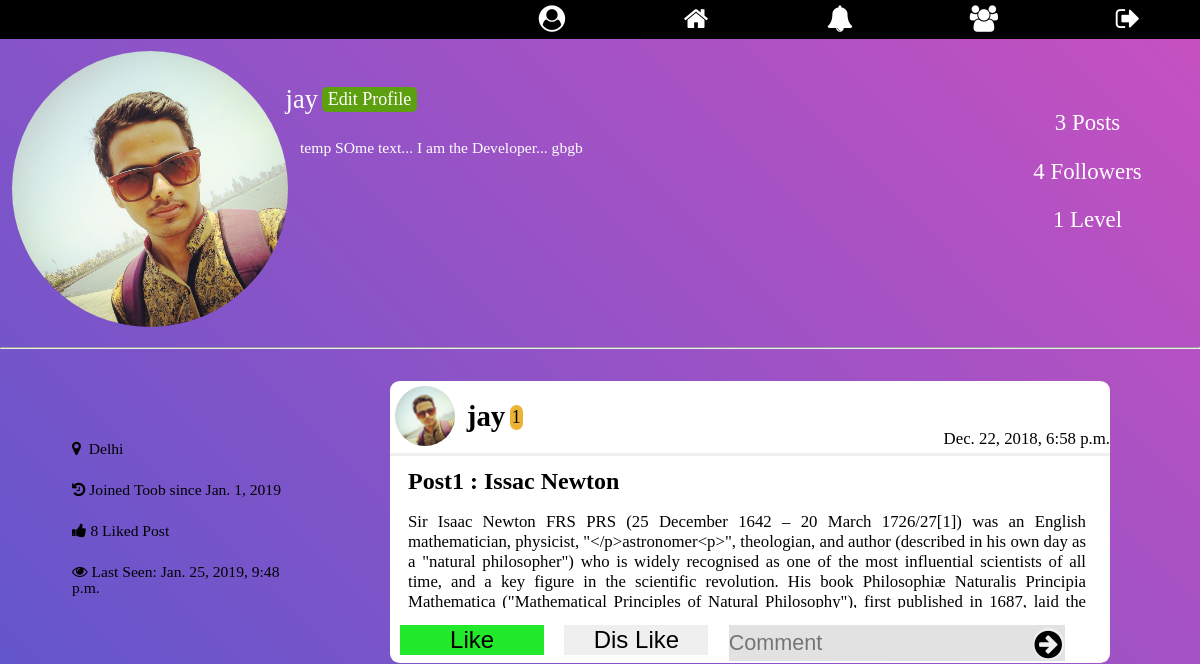
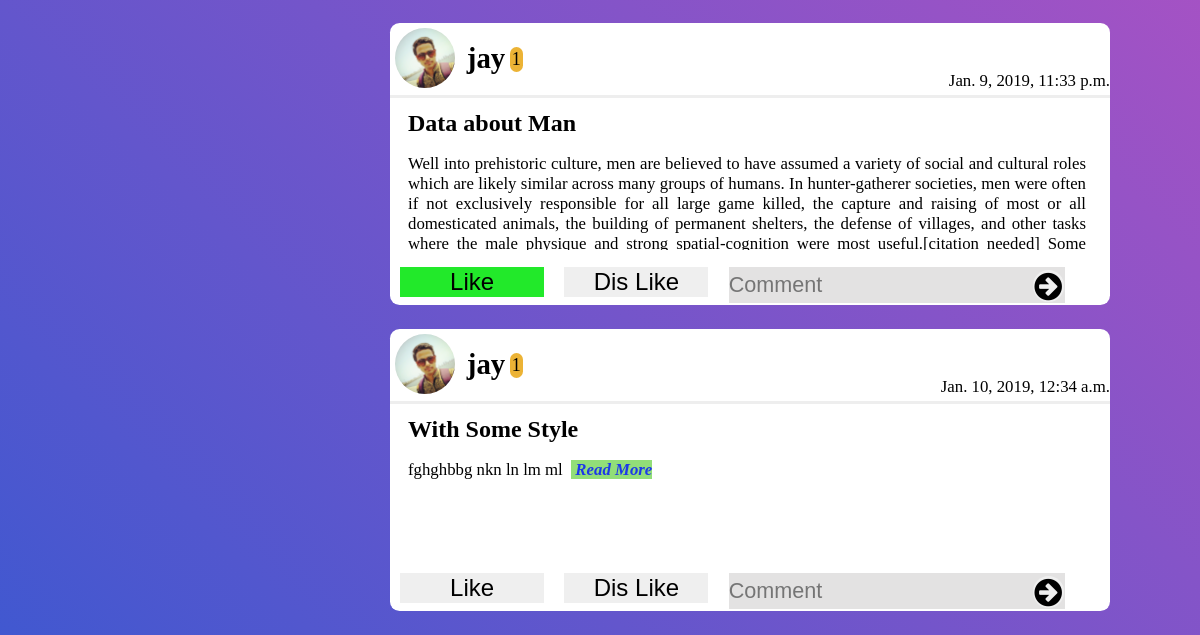
/profile/2/ (signed in), run on an earlier commit of the app's database (2 pictures, top to bottom).
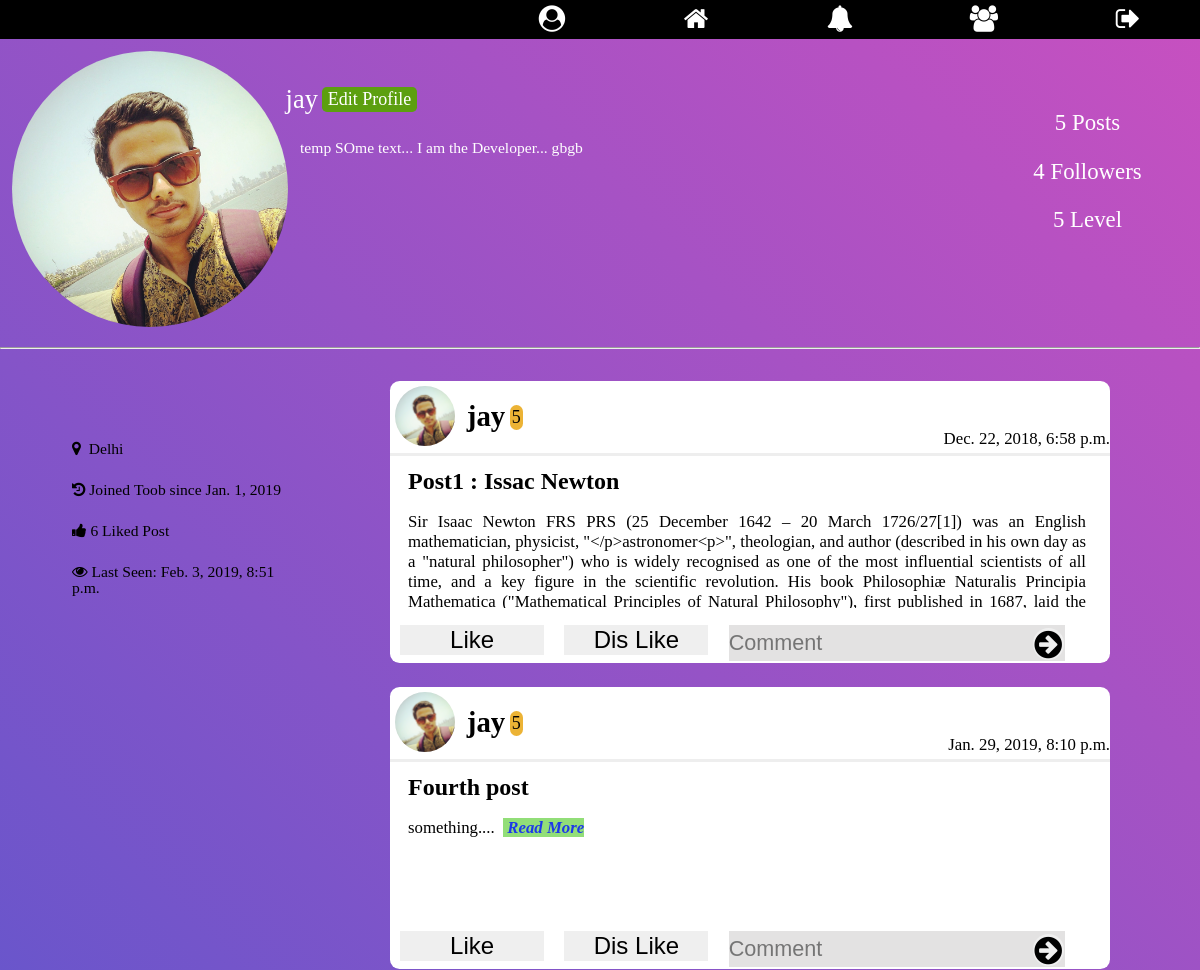
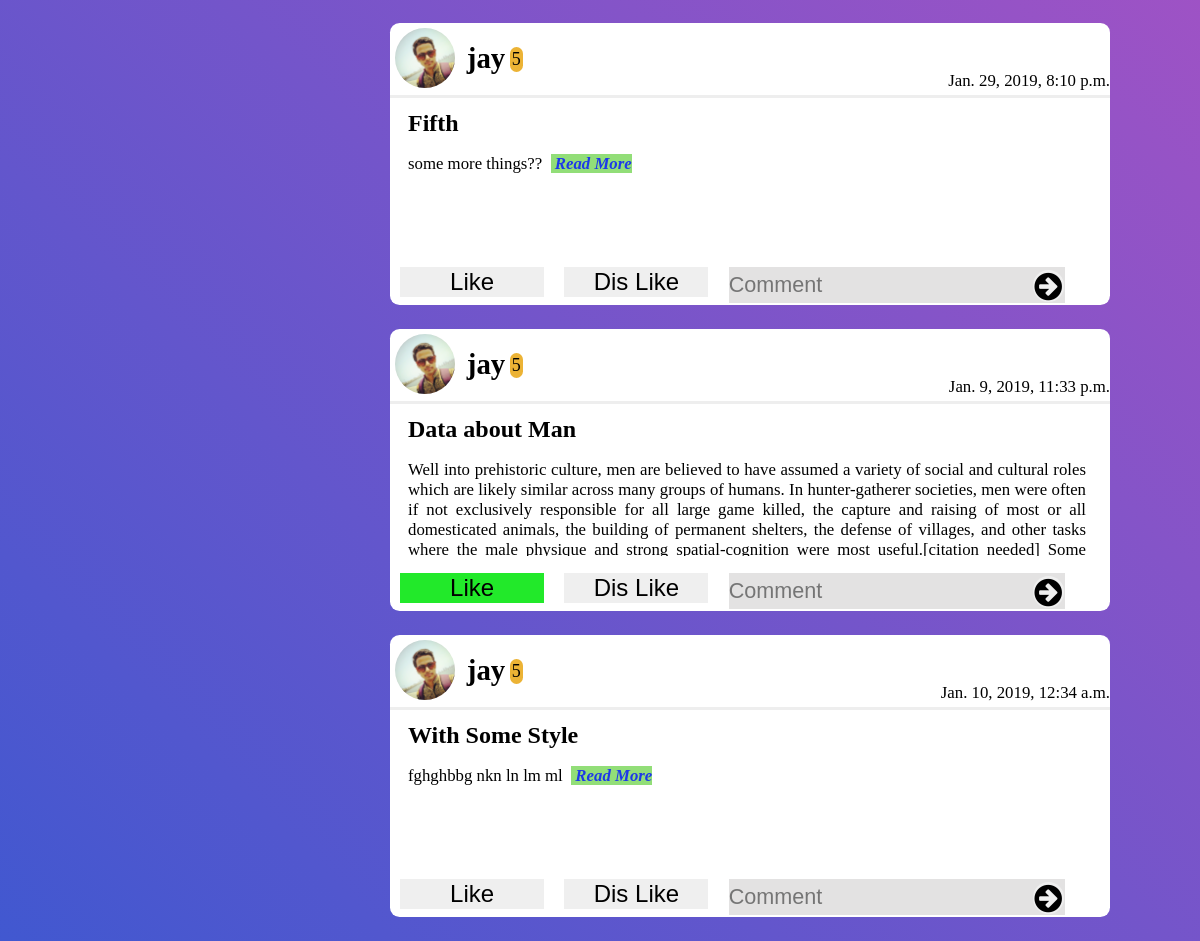
And on a later commit of the database (2 pictures, top to bottom).
### signup/models.py (models this page shows)
class Profile(models.Model):
    user = models.OneToOneField(User, on_delete=models.CASCADE)
    gender = models.CharField(max_length=10, blank=True)
    city = models.CharField(max_length=30, blank=True)
    date_of_birth = models.DateField(null=True, blank=True)
    level = models.IntegerField(default=1)
    bio = models.TextField(max_length=410, default='Edit Bio')
    profile_pic = models.ImageField(
        blank=True,
        help_text="Select Your Profile Image",
    )
    date_of_joining = models.DateTimeField(editable=False,
                                           default=timezone.now)
    follows = models.ManyToManyField('Profile', null=True)
    def __str__(self):
        return str(self.user)

### home/models.py (models this page shows, shortened)
class Posts(models.Model):
    choices = (
        ("1", ("Question")),
        ("2", ("Creative Idea")),
        ("3", ("Innovation")),
        ("4", ("Nightmare")),
        ("5", ("Thought"))
    )
    title = models.CharField(max_length=250, blank=False)
    content = models.TextField(max_length=15000,
                               help_text="Write Your thought here...")
    creation_time = models.DateTimeField(auto_now_add=True, editable=False)
    likes = models.ManyToManyField(User, blank=True, related_name='likes')
    dis_likes = models.ManyToManyField(User, blank=True,
                                       related_name='dis_likes')
    image = models.ImageField(blank=True,
                              help_text="Use Image for Impowring your Thought")
    last_modified = models.DateTimeField(auto_now=True, editable=False)
    user_profile = models.ForeignKey(Profile, on_delete=models.CASCADE)
    trending_ratio = models.FloatField(default=1)
    type = models.CharField(max_length=50, choices=choices)
    tags = models.CharField(max_length=250)
    views = models.ManyToManyField(User, blank=True)

### signup/views.py (the view)
# urls.py: url(r'^(?P<user_id>[0-9]+)/$', views.profile, name='profile'),
def profile(request, user_id):   # when profile page is called
    print("Inside Profile page...")
    user_profile = get_object_or_404(Profile, id=user_id)
    logged_in_user_profile = get_object_or_404(Profile,
                                               user=request.user.id)
    user_post = Posts.objects.all().filter(user_profile=user_id).order_by("-trending_ratio")
    following = Profile.objects.all().filter(follows=user_profile.id)
    likes = (
        Posts.objects
        .filter(user_profile=user_id)  # filtering the post of specific user
        .annotate(likes_count=Count('likes'))  # counting likes on each post
        .aggregate(total_likes=Sum('likes_count'))  # Summing likes on each post to give total likes
    )
    context = {
        'logged_in_user_profile': logged_in_user_profile,
        'user_profile': user_profile,
        'user_post': user_post,
        'following': following,
        'total_likes': likes.get('total_likes')
    }
    return render(request, 'profile.html', context)

### signup/templates/profile.html (shortened to what this page needs)
{% extends 'base.html' %}
{% block content %}
  {% load static %}
  <link rel="stylesheet" href="{% static 'signup/profile_style.css' %}">
  <div class="user-info">
    {% if user_profile.profile_pic %}
      <img src="{{ user_profile.profile_pic.url }}" class="profile-pic" alt="Image not found">
    {% else %}
      <img src="{% static 'toob/images/default-profile.png' %}" class="profile-pic" alt="Image not found">
    {% endif %}
    <div class="bio"><p>
      {{ user_profile.bio }}
    </p></div>
    <div class="above-bio">
      <span class="user-name">{{ user_profile.user.username }}</span>
      {% if user_profile.user.username != request.user.username %}
        {% include 'follow_section.html' %}
        </script>
      {% else %}
        <a href="/profile/edit" id="edit_profile">Edit Profile</a><br>
      {% endif %}
    </div>
    <div class="side-details" >
      <p class="side-data" align="center"><span >{{ user_post|length }}</span> Posts <br></p>
      <p class="side-data" align="center"><span> {{ following|length }} </span> Followers</p>
      <p class="side-data" align="center"><span>{{ user_profile.level }}</span> Level</p>
    </div>
  </div>
  <hr>
  <div class="user-extra">
    <div class="user-technical">
      <div class="data-box">
        <span class="data fa fa-map-marker">&nbsp;&nbsp;{{ user_profile.city }}</span><br>
        <span class="data fa fa-history">&nbsp;Joined Toob since {{ user_profile.date_of_joining|date }}</span><br>
        <span class="data fa fa-thumbs-up">&nbsp;{{ total_likes }} Liked Post</span><br>
        <span class="data fa fa-eye">&nbsp;Last Seen: {{ user_profile.user.last_login }}</span><br>
      </div>
    </div>
    <div class="user-posts">
      {% for post in user_post %}
      <div class="posts" id="post-1">
        <div class="post-header">
          {% if user_profile.profile_pic %}
            <img src="{{ user_profile.profile_pic.url }}" class="post-profile-pic" alt="Image not found">
          {% else %}
            <img src="{% static 'toob/images/default-profile.png' %}" class="post-profile-pic" alt="Image not found">
          {% endif %}
          <h3 class="post-user-name">{{ post.user_profile }}</h3><span class="level">{{ post.user_profile.level }}</span>
          <span class="date">{{ post.creation_time }}</span>
        </div>
        <h2 class="thought-title">{{ post.title }}</h2>
        <p class="content" id="{{ post.id }}" onclick="showWholeContent({{ post.id }})">
          {{ post.content|slice:":1300" }}<a class="read_more" href="/details/{{ post.id }}"><b> Read More</b></a>
        </p>
        <div class="post-footer">
          {% include 'like_section.html' %}
          {% include 'dis_like_section.html' %}
          <form action="target" class="comment-form">
            <input type="text" id="comment" name="comment" placeholder="Comment">
            <button type="submit" class="btn comment-submit">
              <i class="fa fa-arrow-circle-right fa-lg"></i>
            </button>
          </form>
        </div>
      </div>
      {% endfor %}
    </div>
  </div>
{% endblock %}

### templates/base.html (shortened to what this page needs)
<!doctype html>
<html lang="en">
<head>
    {% load static %}
    <link rel="stylesheet" href="{% static 'basestyle.css'%}">
    <link rel="stylesheet" type="text/css" href="{% static 'toob/fonts/font-awesome-4.7.0/css/font-awesome.min.css' %}">
</head>
<body>
      <header>
        <ul class="mainMenu" id="menu">
          {% if user.is_authenticated %}
            <a href="/profile/{{ request.user.profile.id }}"><li class="menuItem" id="profile"><span class="fa fa-user-circle"></span><span class="tooltiptext" id="profile-tooltip">Profile</span></li></a>
          {% else %}
            <a href="{% url 'login' %}"><li class="menuItem" id="profile"><span class="fa fa-user-circle"></span><span class="tooltiptext" id="profile-tooltip">Profile</span></li></a>
          {% endif %}
          <a href="{% url 'home' %}"><li class="menuItem" id="home"><span class="fa fa-home"></span><span class="tooltiptext" id="home-tooltip">Home</span></li></a>
          <a href="#"><li class="menuItem" id="bell"><span class="fa fa-bell"><span class="tooltiptext" id="bell-tooltip">Notification</span></li></a>
          <a href="#"><li class="menuItem" id="community"><span class="fa fa-users"><span class="tooltiptext" id="users-tooltip">Explore</span></li></a>
          {% if user.is_authenticated %}
            <a href="{% url 'logout' %}"><li class="menuItem" id="logout"><span class="fa fa-sign-out"><span class="tooltiptext" id="sign-out-tooltip">Logout</span></li></a>
          {% else %}
            <a href="{% url 'login' %}"><li class="menuItem" id="login"><span class="fa fa-sign-in"><span class="tooltiptext" id="sign-out-tooltip">Login</span></li></a>
          {% endif %}
        </ul>
      </header>
    {% block content %}
    {% endblock %}
</body>
</html>

### templates/like_section.html (shortened to what this page needs)
<form id="like-form{{ post.id }}">
  <button type="submit" id="{{ post.id }}btn" name="like" value="{{ post.id }}" class="btn upvote">Like</button>
</form>

### templates/dis_like_section.html (shortened to what this page needs)
<form id="dis_like-form{{ post.id }}">
  <button type="submit" id="{{ post.id }}btn2" name="like" value="{{ post.id }}" class="btn upvote">Dis Like</button>
</form>

### static/basestyle.css (style rules this page uses)
body { margin: 0px; padding: 0px; background: linear-gradient(-135deg, #c850c0, #4158d0); }
header { height: auto; background-color: #000000; }
.mainMenu { display: flex; margin: 0px; padding: 0px; justify-content: flex-end; }
.menuItem { display: inline-block; width: 10vw; text-align: center; margin: 4px 1vw 4px 1vw; list-style-type: none; font-size: 2.2vw; color: #ffffff; }
#profile { align-self: flex-start }
a { text-decoration: none; color: inherit; width: inherit; height: inherit; }

### signup/static/signup/profile_style.css (style rules this page uses)
.user-info { display: flex; justify-content: space-around; color: #fff; }
.profile-pic { width: 25vw; height: 23vw; border-radius: 50%; margin: 1vw; flex: 1; }
.above-bio { position: absolute; top: 7vw; left: 23.8vw; }
.user-name { font-size: 2.2vw; }
.bio { font-size: 1.3vw; position: relative; top: 7vw; flex: 3; height: 15vw; }
.side-details { flex: 1; }
.side-data { font-size: 1.9vw; position: relative; top: 4vw; }
.user-extra { display: flex; }
.user-technical { flex: 1; }
.data-box { margin-top: 5vw; }
.data { margin: 2vw 0 0 6vw; font-size: 1.3vw; }
.user-posts { flex: 3; }
.posts { margin-left: auto; margin-right: auto; margin-top: 2vw; margin-bottom: 2vw; width: 60vw; height: auto; background-color: #fff; border-radius: 0.8vw; color: #000; }
.post-header { display: flex; justify-content: flex-start; border-bottom: inset; }
.post-profile-pic { margin: 0.4vw 0 0 0.4vw; border-radius: 50%; height: 5vw; width: 5vw; }
.post-user-name { margin: 1.6vw 0 0 1vw; padding: 0; font-size: 2.4vw; }
.level { background-color: rgb(236, 179, 53); border-radius: 2vw; padding: 0.15vw; margin-left: 0.4vw; height: 1.8vw; font-size: 1.5vw; text-align: center; position: relative; top : 2vw; }
.date { margin-top: 4vw; margin-left: auto; height: 2vw; font-size: 1.4vw; }
.thought-title { margin: 1vw 0 0 1.5vw; font-size: 2vw; }
.content { margin-left: 1.5vw; text-align: justify; padding-right: 2vw; font-size: 1.4vw; height: 8vw; overflow-y: hidden; }
.post-footer { width: inherit; height: 2.6vw; background-color: #fff; height: auto; display: flex; justify-content: space-around; border-radius: 2vw; padding-bottom: 0.2vw; }
.btn { border-style: none; height: inherit; width: 12vw; font-size: 2vw; }
.comment-form { display: inline; height: inherit; }
input[name="comment"] { border: none; background-color: rgb(227, 226, 226); height: 3vw; width: 28vw; padding: 0; font-size: 1.8vw; }
.comment-submit { padding: 0px; border-radius: 50%; width: 2.6vw; height: 2.6vw; position: relative; right: 3vw; top: 0.2vw; }
.read_more { color: rgb(29, 56, 233); background-color: rgb(146, 222, 120); margin: 0.7vw 0.7vw 1.2vw 0.7vw; font-style: italic; }
#edit_profile { background-color: rgb(92, 159, 15); font-size: 1.5vw; position: relative; bottom: 0.2vw; border-radius: 0.4vw; padding: 0.2vw 0.5vw 0.2vw 0.5vw; }

What changed in the data, as far as the page shows it:
changed Profile "temp SOme text... I am the Developer... gbgb": level "1" → "5"; user.last_login "Jan. 25, 2019, 9:48 p.m." → "Feb. 3, 2019, 8:51 p.m."
changed Posts "Post1 : Issac Newton": user_profile.level "1" → "5"
added Posts: profile_pic (picture), user_profile "jay", user_profile.level "5", creation_time "Jan. 29, 2019, 8:10 p.m.", title "Fourth post", content "something....", {{ post.id }} 17 (drawn)
added Posts: profile_pic (picture), user_profile "jay", user_profile.level "5", creation_time "Jan. 29, 2019, 8:10 p.m.", title "Fifth", content "some more things??", {{ post.id }} 18 (drawn)
changed Posts "Data about Man": user_profile.level "1" → "5"
changed Posts "With Some Style": user_profile.level "1" → "5"
Also different on the page:
{{ user_post|length }}: "3" → "5"
{{ total_likes }}: "8" → "6"
